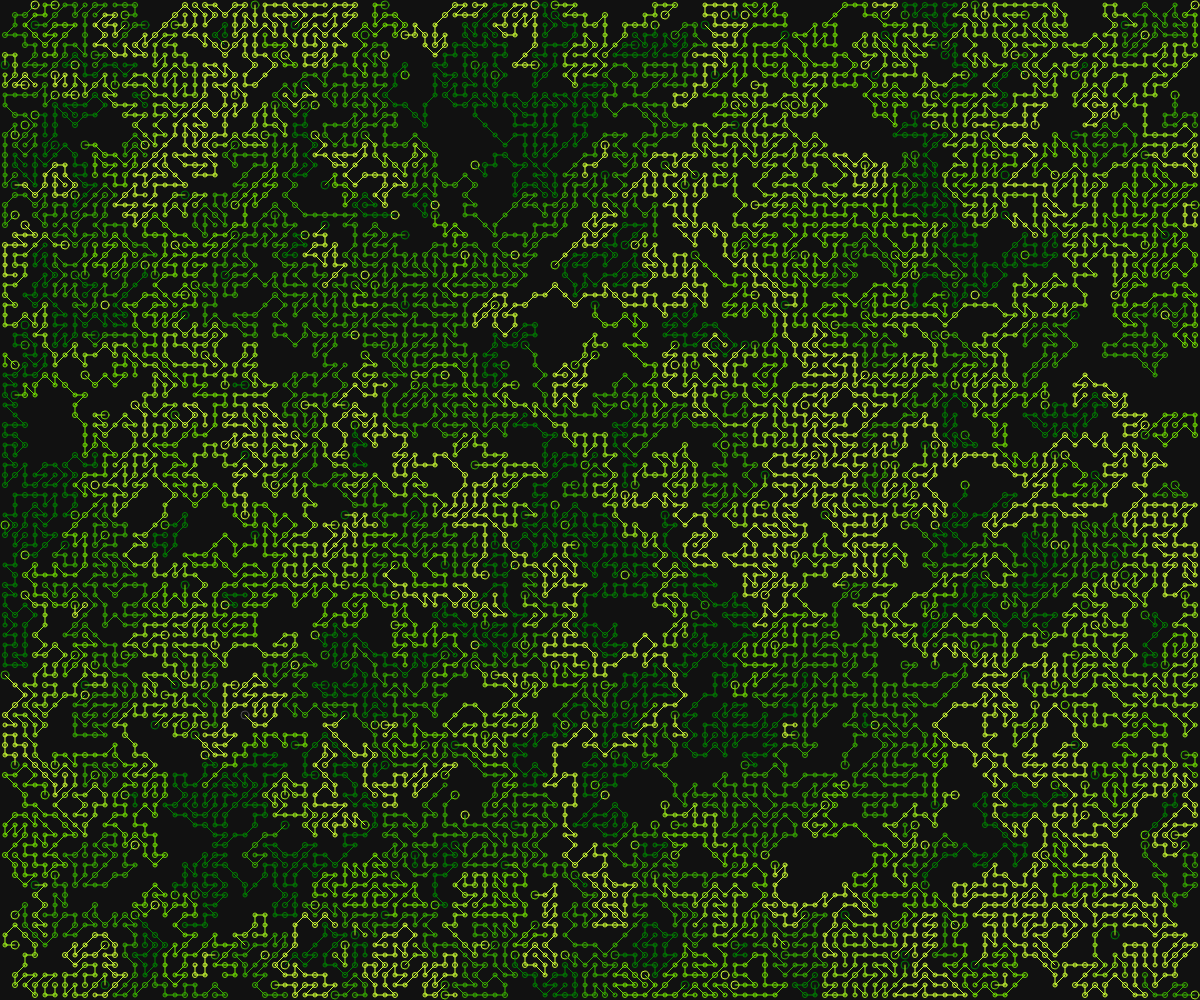
Frame 1 (no input)
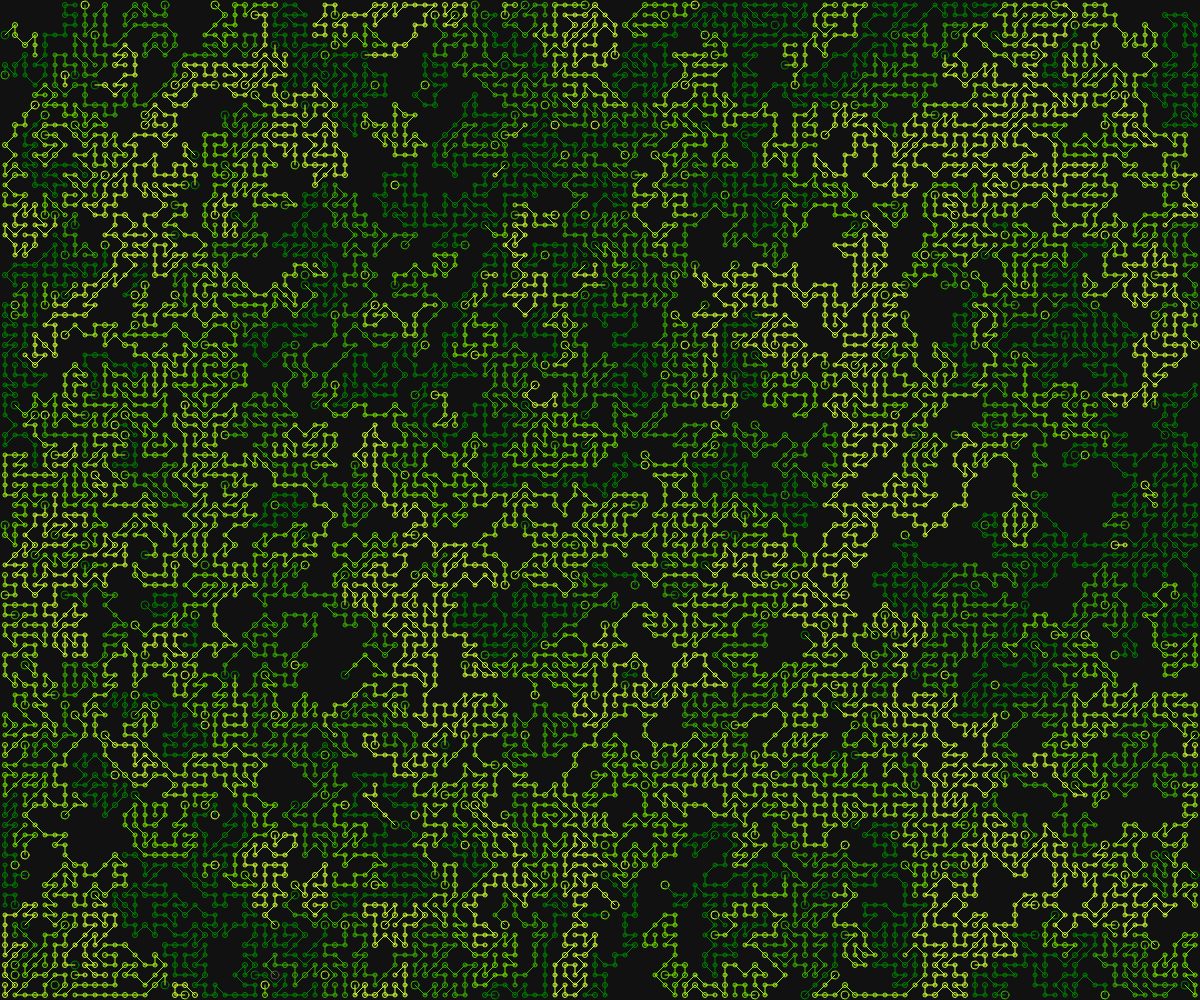
Frame 2 (the mouse pressed at the canvas centre, redrawn once)

The p5.js sketch that drew these frames (run headless with seeded random() and noise() and a simulated clock; the mouse was pressed at the canvas centre and the sketch redrawn once):

// p5.js sketch
// ── sketch.js
"use strict"

const COLORS = ["#008000", "#38B000", "#70E000", "#9EF01A", "#CCFF33"];
const WHITE  = "#555555";
const BLACK  = "#111111";

const LEN  = 10;
let map    = null;
let pathes = [];

function setup(){
	createCanvas(windowWidth, windowHeight);
	angleMode(DEGREES); rectMode(CENTER);
	textAlign(CENTER, BOTTOM); textSize(10);
	noLoop();
}

function draw(){
	background(BLACK);
	noFill();
	noStroke();

	stroke(WHITE); strokeWeight(1);

	const rows = floor(height / LEN);
	const cols = floor(width / LEN);
	map = Array.from(new Array(rows), () => new Array(cols).fill(null));

	for(let r=0; r<rows; r++){
		for(let c=0; c<cols; c++){
			const x = c * LEN + LEN / 2;
			const y = r * LEN + LEN / 2;
			map[r][c] = {r: r, c: c, x: x, y: y, used: false}
			//circle(x, y, 3);
		}
	}

	// Walker
	for(let i=0; i<rows*cols/10; i++){
		const r = floor(random(rows));
		const c = floor(random(cols));
		const total = floor(random(5, rows*cols/30));
		const walker = new RdmWalker(r, c, map);
		const path = walker.step(total);
		if(path) pathes.push(path);
	}
}

class RdmWalker{

	constructor(r, c, map){
		this._r    = r;
		this._c    = c;
		this._rows = map.length;
		this._cols = map[0].length;
		this._map  = map;
		this._path = [];
		this._color = floor(random(150, 255));
	}

	step(total){

		// Firststep
		const first = this._map[this._r][this._c];
		if(first.used == true) return;
		first.used = true;
		this._path.push(first);
		circle(first.x, first.y, 8);

		// Search
		this.search(total);

		// Color
		noFill(); stroke(getColor(COLORS)); strokeWeight(1);

		// Path
		for(let p=0; p<this._path.length-1; p++){
			const from = this._path[p];
			const to = this._path[p+1];
			circle(to.x, to.y, floor(random(4, 6)));
			line(from.x ,from.y, to.x, to.y);
		}
		return this._path;
	}

	search(total){
		if(total <= 0) return;

		// Dirs
		const dirs = [
			[-1, -1], [-1, 0], [-1, 1],
			[0, -1], [0, 1],
			[1, -1], [1, 0], [1, 1]];
		for(let i=dirs.length-1; 0<i; i--){
			const rdm = floor(random(i));
			const tmp = dirs[rdm];
			dirs[rdm] = dirs[i];
			dirs[i]   = tmp;
		}

		// Found
		let found = false;
		for(let d=0; d<dirs.length; d++){

			const nR = this._r + dirs[d][0];
			const nC = this._c + dirs[d][1];
			if(this.isNG(nR, nC)) continue;

			this._r = nR;
			this._c = nC;
			found = true;
			const next = this._map[nR][nC];
			next.used = true;
			this._path.push(next);
			break;
		}

		if(!found) return;
		this.search(total - 1);// Recursive
	}

	isNG(nR, nC){
		if(nR < 0) return true;
		if(nC < 0) return true;
		if(this._rows <= nR) return true;
		if(this._cols <= nC) return true;
		if(this._map[nR][nC].used == true) return true;

		// Cross check
		for(let p=0; p<this._path.length-1; p++){
			const pA = this._map[this._r][this._c];
			const pB = this._map[nR][nC];
			const pC = this._path[p];
			const pD = this._path[p+1];
			if(isCrossedPath(pA, pB, pC, pD)) return true;
		}

		// Cross check
		const pA = this._map[this._r][this._c];
		const pB = this._map[nR][nC];
		if(isCrossedOther(pA, pB)) return true;

		return false;
	}
}

function isCrossedPath(a, b, c, d){
	const tc1 = (a.x-b.x)*(c.y-a.y) + (a.y-b.y)*(a.x-c.x);
	const tc2 = (a.x-b.x)*(d.y-a.y) + (a.y-b.y)*(a.x-d.x);
	const td1 = (c.x-d.x)*(a.y-c.y) + (c.y-d.y)*(c.x-a.x);
	const td2 = (c.x-d.x)*(b.y-c.y) + (c.y-d.y)*(c.x-b.x);
	return tc1*tc2<0 && td1*td2<0;
}

function isCrossedOther(pA, pB){
	for(let path of pathes){
		for(let p=0; p<path.length-1; p++){
			const pC = path[p];
			const pD = path[p+1];
			if(isCrossedPath(pA, pB, pC, pD)) return true;
		}
	}
	return false;
}

function getColor(colors){
	return colors[floor(random()*colors.length)];
}
